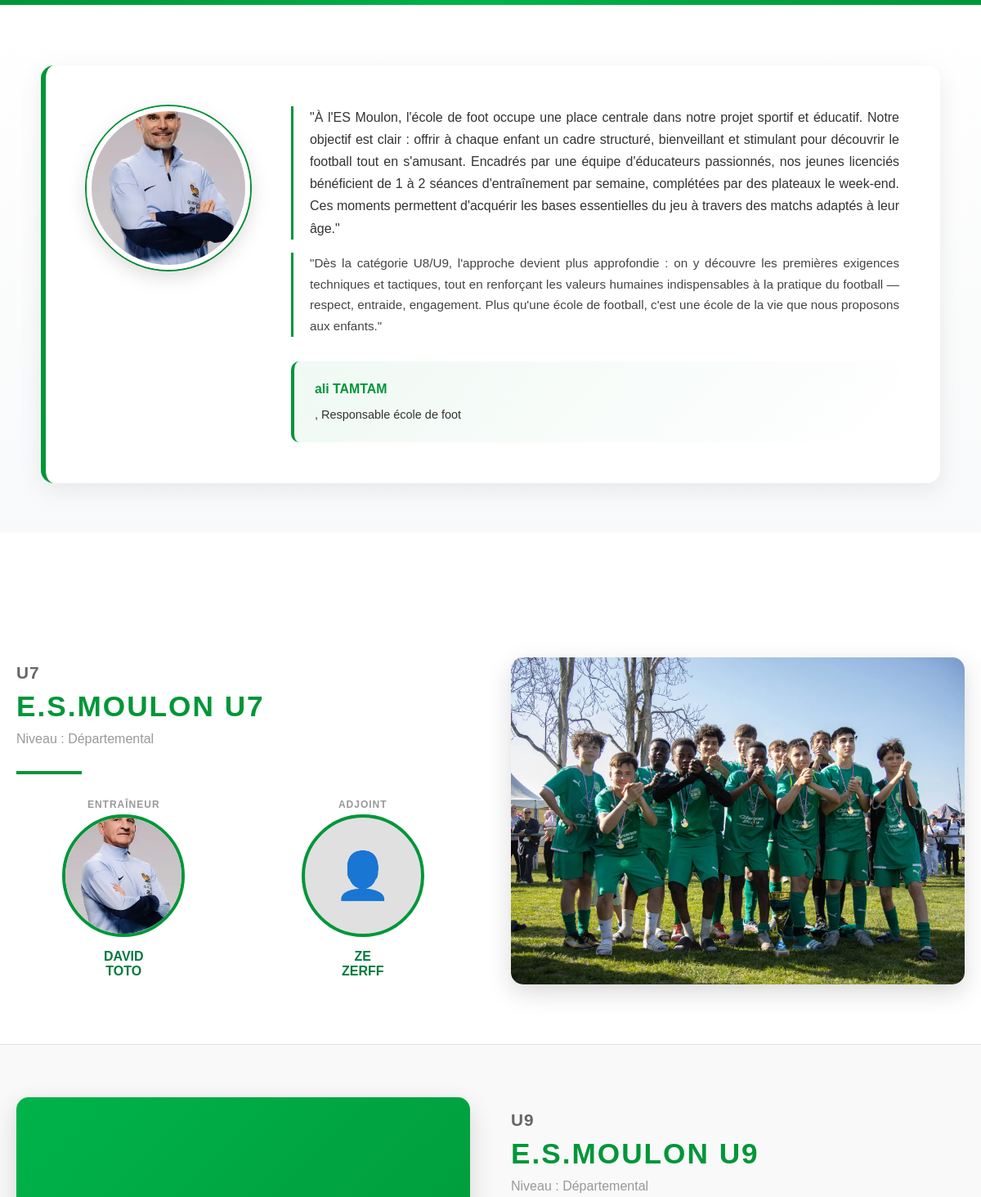
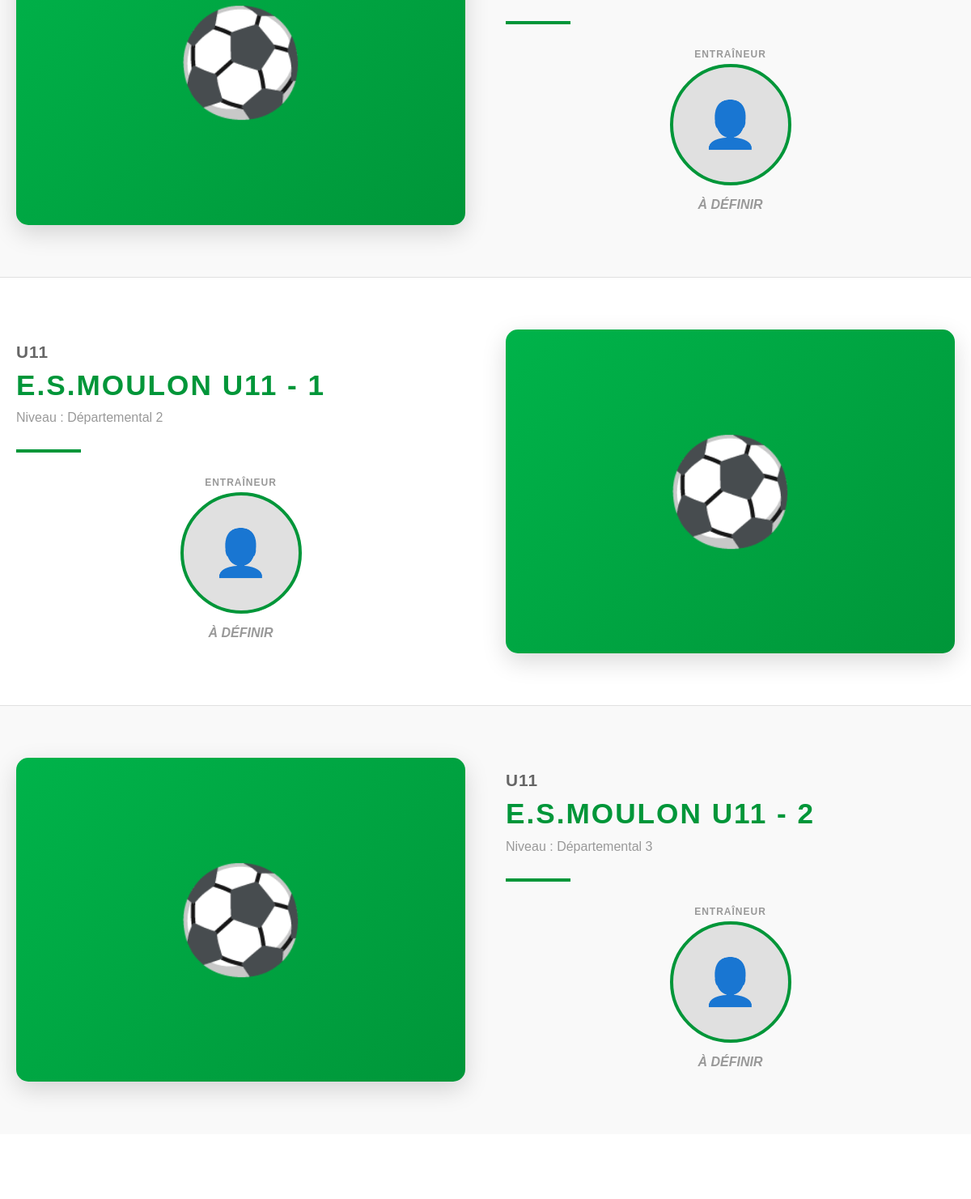
Screenshot of /pages/Nos_equipes/ecole_de_foot.php with the database file from the repository (2 pictures, top to bottom).
### tables this page shows
CREATE TABLE `users` (
  `id_user` int NOT NULL,
  `id_role` int NOT NULL,
  `has_backoffice_access` tinyint(1) DEFAULT '0',
  `name` varchar(100) NOT NULL,
  `first_name` varchar(100) NOT NULL,
  `birth_date` date DEFAULT NULL,
  `phone` varchar(20) DEFAULT NULL,
  `address` varchar(255) DEFAULT NULL,
  `email` varchar(255) DEFAULT NULL,
  `password` varchar(255) DEFAULT NULL,
  `reset_token` varchar(255) DEFAULT NULL,
  `reset_token_expiry` datetime DEFAULT NULL,
  `is_password_set` tinyint(1) DEFAULT '0',
  `status` tinyint(1) NOT NULL DEFAULT '1',
  `created_at` datetime NOT NULL DEFAULT CURRENT_TIMESTAMP,
  `updated` datetime NOT NULL DEFAULT CURRENT_TIMESTAMP ON UPDATE CURRENT_TIMESTAMP,
  `id_media` int DEFAULT NULL
);

CREATE TABLE `medias` (
  `id_media` int NOT NULL,
  `file_name` varchar(255) NOT NULL,
  `file_type` varchar(50) NOT NULL,
  `usage_type` varchar(50) DEFAULT NULL,
  `file_path` varchar(255) NOT NULL,
  `uploaded_at` datetime NOT NULL,
  `description` text,
  `id_user` int DEFAULT NULL,
  `id_category_media` int DEFAULT NULL
);

CREATE TABLE `club_functions` (
  `id_club_function` int NOT NULL,
  `function_name` varchar(100) NOT NULL,
  `function_type` enum('sportif','administratif') NOT NULL,
  `ordre_affichage` int NOT NULL DEFAULT '99'
);

CREATE TABLE `teams` (
  `id_team` int NOT NULL,
  `name` varchar(100) NOT NULL,
  `level` varchar(50) NOT NULL,
  `id_club_team` tinyint(1) NOT NULL DEFAULT '1',
  `id_category` int DEFAULT NULL,
  `id_media` int DEFAULT NULL,
  `id_team_logo` int DEFAULT NULL
);

CREATE TABLE `categories` (
  `id_category` int NOT NULL,
  `name` varchar(100) NOT NULL,
  `description` text
);

### includes/config.php (called while the page is built, shortened)
<?php
function asset(string $path = ''): string {
    if (strpos($path, 'uploads/') === 0) {
        return BASE_URL . '/assets/' . ltrim($path, '/');
    }
    return rtrim(ASSETS_URL, '/') . '/' . ltrim($path, '/');
}

### pages/Nos_equipes/ecole_de_foot.php (the view, shortened to what this page needs)
<?php
require_once __DIR__ . '/../../includes/config.php';
$result = $conn->query($sql);
$teams = $result ? $result->fetch_all(MYSQLI_ASSOC) : [];
$responsable_sql = "
    SELECT
        u.first_name,
        u.name,
        cf.function_name AS role_title,
        m.file_path AS photo
    FROM users u
    INNER JOIN users_club_functions ucf ON u.id_user = ucf.id_user
    INNER JOIN club_functions cf ON ucf.id_club_function = cf.id_club_function
    LEFT JOIN medias m ON u.id_media = m.id_media
    WHERE
        LOWER(CONVERT(cf.function_name USING utf8mb4)) LIKE '%responsable%'
        AND LOWER(CONVERT(cf.function_name USING utf8mb4)) LIKE '%ecole%'
    AND (ucf.end_date IS NULL OR ucf.end_date >= CURDATE())
    ORDER BY ucf.start_date DESC
    LIMIT 1
";
$responsable_result = $conn->query($responsable_sql);
$responsable = $responsable_result ? $responsable_result->fetch_assoc() : null;
?>
  <section class="responsable-header option4">
    <div class="responsable-inner">
      <div class="responsable-photo-wrapper">
        <?php if ($responsable && !empty($responsable['photo'])): ?>
          <img src="<?= asset($responsable['photo']) ?>" alt="Photo responsable" class="responsable-photo">
        <?php else: ?>
          <div class="responsable-photo-placeholder">👤</div>
        <?php endif; ?>
      </div>
      <div class="responsable-text">
        <p class="responsable-quote">
          "À l'ES Moulon, l'école de foot occupe une place centrale dans notre projet sportif et éducatif.
          Notre objectif est clair : offrir à chaque enfant un cadre structuré, bienveillant et stimulant
          pour découvrir le football tout en s'amusant.
          Encadrés par une équipe d'éducateurs passionnés, nos jeunes licenciés bénéficient de 1 à 2 séances
          d'entraînement par semaine, complétées par des plateaux le week-end.
          Ces moments permettent d'acquérir les bases essentielles du jeu à travers des matchs adaptés à leur âge."
        </p>
        <p class="responsable-quote">
          "Dès la catégorie U8/U9, l'approche devient plus approfondie : on y découvre les premières exigences
          techniques et tactiques, tout en renforçant les valeurs humaines indispensables à la pratique du football —
          respect, entraide, engagement. Plus qu'une école de football, c'est une école de la vie que nous proposons aux enfants."
        </p>
        <p class="responsable-signature">
          <strong><?= $responsable ? htmlspecialchars($responsable['first_name'] . ' ' . strtoupper($responsable['name'])) : 'Responsable à définir' ?></strong>,
          <?= $responsable['role_title'] ?? 'Responsable école de foot' ?>
        </p>
      </div>
    </div>
  </section>
  <div class="teams-wrapper">
    <?php if (empty($teams)): ?>
      <div class="empty-state">
        <span>⚽</span>
        <p>Aucune équipe enregistrée pour le moment.</p>
      </div>
    <?php else: ?>
      <?php foreach ($teams as $team): ?>
        <section class="team-section">
          <div class="team-content">
            <div class="team-photo-container">
              <?php if (!empty($team['team_photo'])): ?>
                <img src="<?= asset($team['team_photo']) ?>" alt="Photo équipe" class="team-photo">
              <?php else: ?>
                <div class="team-photo-placeholder">⚽</div>
              <?php endif; ?>
            </div>
            <div class="team-info">
              <div class="team-category"><?= htmlspecialchars($team['category_name']) ?></div>
              <h2 class="team-name"><?= htmlspecialchars($team['name']) ?></h2>
              <div class="team-level">Niveau : <?= htmlspecialchars($team['level']) ?></div>
              <div class="separator-line"></div>
              <div class="coaches-container">
                <div class="coach-item">
                  <div class="coach-label">Entraîneur</div>
                  <?php if (!empty($team['coach_photo'])): ?>
                    <img src="<?= asset($team['coach_photo']) ?>" alt="Photo coach" class="coach-photo">
                  <?php else: ?>
                    <div class="coach-photo-placeholder">👤</div>
                  <?php endif; ?>
                  <?php if (!empty($team['coach_firstname'])): ?>
                    <div class="coach-name">
                      <?= htmlspecialchars($team['coach_firstname']) ?><br>
                      <?= htmlspecialchars(strtoupper($team['coach_name'])) ?>
                    </div>
                  <?php else: ?>
                    <div class="coach-name undefined">À définir</div>
                  <?php endif; ?>
                </div>
                <?php if (!empty($team['adjoint_firstname'])): ?>
                <div class="coach-item">
                  <div class="coach-label">Adjoint</div>
                  <?php if (!empty($team['adjoint_photo'])): ?>
                    <img src="<?= asset($team['adjoint_photo']) ?>" alt="Photo adjoint" class="coach-photo">
                  <?php else: ?>
                    <div class="coach-photo-placeholder">👤</div>
                  <?php endif; ?>
                  <div class="coach-name">
                    <?= htmlspecialchars($team['adjoint_firstname']) ?><br>
                    <?= htmlspecialchars(strtoupper($team['adjoint_name'])) ?>
                  </div>
                </div>
                <?php endif; ?>
              </div>
            </div>
          </div>
        </section>
      <?php endforeach; ?>
    <?php endif; ?>
  </div>

### rows the page displays
users: id_media.file_path (picture), first_name+name "ali TAMTAM", club_functions.function_name "Responsable école de foot"
teams: id_media.file_path (picture), id_category.name "U7", name "E.S.MOULON U7", level "Départemental", coach_firstname "DAVID", coach_name "TOTO", adjoint_firstname "ZE", adjoint_name "ZERFF"
teams: id_category.name "U9", name "E.S.MOULON U9", level "Départemental", shows "À DÉFINIR"
teams: id_category.name "U11", name "E.S.MOULON U11 - 1", level "Départemental 2", shows "À DÉFINIR"
teams: id_category.name "U11", name "E.S.MOULON U11 - 2", level "Départemental 3", shows "À DÉFINIR"
